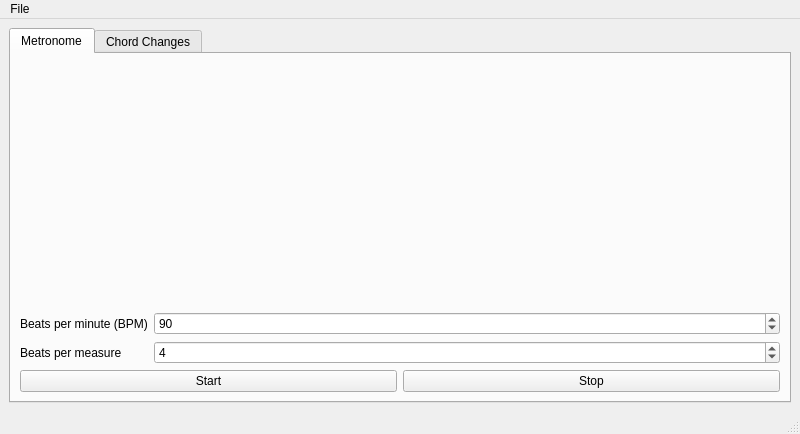
<?xml version="1.0" encoding="UTF-8"?>
<ui version="4.0">
 <class>MainWindow</class>
 <widget class="QMainWindow" name="MainWindow">
  <property name="geometry">
   <rect>
    <x>0</x>
    <y>0</y>
    <width>800</width>
    <height>434</height>
   </rect>
  </property>
  <property name="windowTitle">
   <string>MainWindow</string>
  </property>
  <widget class="QWidget" name="centralwidget">
   <property name="sizePolicy">
    <sizepolicy hsizetype="MinimumExpanding" vsizetype="Preferred">
     <horstretch>0</horstretch>
     <verstretch>0</verstretch>
    </sizepolicy>
   </property>
   <layout class="QVBoxLayout" name="verticalLayout_5">
    <item>
     <widget class="QTabWidget" name="tabWidget">
      <property name="currentIndex">
       <number>0</number>
      </property>
      <widget class="QWidget" name="Metronome_Tab">
       <attribute name="title">
        <string>Metronome</string>
       </attribute>
       <layout class="QVBoxLayout" name="verticalLayout_3">
        <item>
         <spacer name="verticalSpacer">
          <property name="orientation">
           <enum>Qt::Vertical</enum>
          </property>
          <property name="sizeHint" stdset="0">
           <size>
            <width>20</width>
            <height>40</height>
           </size>
          </property>
         </spacer>
        </item>
        <item>
         <layout class="QFormLayout" name="formLayout">
          <item row="0" column="0">
           <widget class="QLabel" name="label">
            <property name="text">
             <string>Beats per minute (BPM)</string>
            </property>
           </widget>
          </item>
          <item row="0" column="1">
           <widget class="QSpinBox" name="BPM_spinBox">
            <property name="minimum">
             <number>1</number>
            </property>
            <property name="maximum">
             <number>200</number>
            </property>
            <property name="value">
             <number>90</number>
            </property>
           </widget>
          </item>
          <item row="1" column="0">
           <widget class="QLabel" name="label_2">
            <property name="text">
             <string>Beats per measure</string>
            </property>
           </widget>
          </item>
          <item row="1" column="1">
           <widget class="QSpinBox" name="Emph_spinBox">
            <property name="minimum">
             <number>1</number>
            </property>
            <property name="value">
             <number>4</number>
            </property>
           </widget>
          </item>
         </layout>
        </item>
        <item>
         <layout class="QHBoxLayout" name="horizontalLayout">
          <item>
           <widget class="QPushButton" name="MetronomeStartButton">
            <property name="text">
             <string>Start</string>
            </property>
           </widget>
          </item>
          <item>
           <widget class="QPushButton" name="MetronomeStopButton">
            <property name="text">
             <string>Stop</string>
            </property>
           </widget>
          </item>
         </layout>
        </item>
       </layout>
      </widget>
      <widget class="QWidget" name="ChordChangesTab">
       <attribute name="title">
        <string>Chord Changes</string>
       </attribute>
      </widget>
     </widget>
    </item>
   </layout>
  </widget>
  <widget class="QMenuBar" name="menubar">
   <property name="geometry">
    <rect>
     <x>0</x>
     <y>0</y>
     <width>800</width>
     <height>22</height>
    </rect>
   </property>
   <widget class="QMenu" name="menuFile">
    <property name="title">
     <string>File</string>
    </property>
    <addaction name="actionSelect_Log_File"/>
    <addaction name="separator"/>
    <addaction name="actionQuit"/>
   </widget>
   <addaction name="menuFile"/>
  </widget>
  <widget class="QStatusBar" name="statusbar"/>
  <action name="actionSelect_Log_File">
   <property name="text">
    <string>Select Log FIle...</string>
   </property>
   <property name="shortcut">
    <string>Ctrl+O</string>
   </property>
   <property name="iconVisibleInMenu">
    <bool>true</bool>
   </property>
  </action>
  <action name="actionQuit">
   <property name="text">
    <string>Quit</string>
   </property>
   <property name="shortcut">
    <string>Ctrl+Q</string>
   </property>
  </action>
 </widget>
 <resources/>
 <connections/>
</ui>
